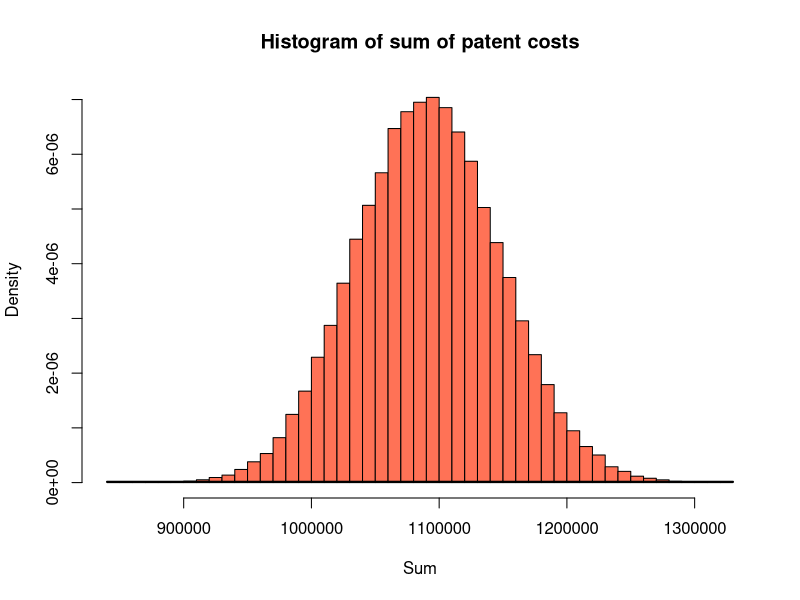

Source code (R):
## ---- chunk 1
# if we want to calcluate the probablity of more than 11

cat( "probablity of 12 or more accute:", pbinom(11, 45,.18,lower.tail = FALSE) ,"\n" )


## ---- chunk 2
number.patents <- 45
probability.accute <- 0.18

number.replications <- 10000

result.vector <- numeric( number.replications )

for( replication.index in 1:number.replications ) {
    
    random.binomial.value <- sum( sample( c(1, 0),
                                          number.patents,
                                          replace = TRUE,
                                          c(probability.accute, 1 - probability.accute)))
    
    result.vector[ replication.index ] <- random.binomial.value
}

cat( "Pr(X>11):", mean( result.vector >11), "\n" )

## ---- chunk 3
probablity.overload<- pbinom(11, 45,.18,lower.tail = FALSE)
pbinom( 3, 20, probablity.overload, lower.tail = FALSE )
## ---- chunk 4
number.patents <- 45
probability.accute <- 0.18
number.tooverloadgreatherthan<-11
number.replications <- 100000

result.vector <- numeric( number.replications )

  
    for( replication.index in 1:number.replications ) {
        overloaded.days<-0
        for (days.index in 1:20){
          random.binomial.value <- sum( sample( c(1, 0),
                                                number.patents,
                                                replace = TRUE,
                                                c(probability.accute, 1 - probability.accute)))
          
          if (random.binomial.value>number.tooverloadgreatherthan){
            overloaded.days<-overloaded.days+1
          }
        }
      result.vector[ replication.index ] <- overloaded.days
  }

  




cat( "Pr(X>3):", mean( result.vector >3), "\n" )

## ---- chunk 5
problem.2.success.probability <- 1 / (1 + 2.3)
cat (problem.2.success.probability)
## ---- chunk 6

problem.2.success.probability <- 1 / (1 + 2.3)
answer<-pgeom( 3, problem.2.success.probability, lower.tail = FALSE )
cat(answer)

## ---- chunk 7



number.replications <- 10000

result.vector <- numeric( number.replications )

for( replication.index in 1:number.replications ) {
    
    status <- FALSE
    number.prescriptions <- 0
    
    while( status == FALSE ) {
       status <- sample( c(TRUE, FALSE), 1, replace = TRUE,
                               c(problem.2.success.probability, 
                                 1 - problem.2.success.probability) )
        
        if( status == FALSE ) {
            number.prescriptions <- number.prescriptions + 1
        }
    }
    
    result.vector[ replication.index ] <- number.prescriptions
}

cat( "Simulated mean value:", mean( result.vector ), "\n" )

cat( "Simulated probability X >= 4:",
     mean( result.vector >= 4), "\n" )

## ---- chunk 8
1 - dhyper(0, 5, 25, 6)
cat("The probablity of at least on in the review is ", 1 - dhyper(0, 5, 25, 6))

## ---- chunk 9
number.replications <- 10000

result.vector <- logical( number.replications )

for( replication.index in 1:number.replications) {
    
    my.sample <- sample(1:30, 6, replace = FALSE )
    
    result.vector[ replication.index ] <- any( my.sample>25 )
}

mean( result.vector )
## ---- chunk 10
# here I iterate though values until my probablity is greater than 80 and then stop and report the value
number.replications<-100
for(i in 1:number.replications) {
  p<-phyper( 1, 5, 25, i, lower.tail = FALSE )

  if (p>=.8)
    {
     cat("they must sample ",i,"to get a probablity of ",p)
    break
  }
  
}
## ---- chunk 11
number.replications <- 10000

result.vector <- logical( number.replications )

for( replication.index in 1:number.replications) {
    
    my.sample <- sample(1:30, 15, replace = FALSE )
    filtered.vector <- my.sample[ my.sample>25 ]
    number.elements.filtered<-length(filtered.vector)

    if (number.elements.filtered>1){
      result.vector[ replication.index ]<-TRUE
    }
    else
    {
       result.vector[ replication.index ]<-FALSE
    }
    
}
# note this value matches my itterative way of solving this problem
mean( result.vector )
## ---- chunk 12
# if expected value is 43, then r is as follows
problem4.r<-1/43
cat("the value for r is ",problem4.r)

## ---- chunk 13
problem4.r<-1/43
pexp(60, problem4.r, lower.tail = FALSE)
cat ("\n")
cat ("the probability that a patient will have to wait at least 1 hour" , pexp(60, problem4.r, lower.tail = FALSE))
## ---- chunk 14
problem4.r<-1/43
problem.4.sample <- rexp(10000,rate=problem4.r)
mean(problem.4.sample>=60)

## ---- chunk 15
pgamma(.3,rate=5.8,shape = 1.4)-pgamma(.1,rate=5.8,shape = 1.4)
## ---- chunk 16
problem.5.sample <- rgamma( 10000, rate=5.8,shape = 1.4 )

mean( (problem.5.sample > .1) & (problem.5.sample <= .3) )
## ---- chunk 17
high.blood.pressure.prob=pnorm(140,mean = 125,sd=10,lower.tail=FALSE)
cat (high.blood.pressure.prob)
## ---- chunk 18
problem.6.sample <- rnorm(10000,mean = 125,sd=10)
mean(problem.6.sample>=140)
## ---- chunk 19
# if varience is same,  standard deviation sq(var) is same


high.blood.pressure.prob=pnorm(140,mean = 118,sd=10,lower.tail=FALSE)
cat (high.blood.pressure.prob)
## ---- chunk 20
problem.6.sample <- rnorm(10000,mean = 118,sd=10)

mean( problem.6.sample >=140)
## ---- chunk 21
patient.cost.vector<-c(20000,12000,8000,4000,2000)
patient.prob.vector<-c(.1,.35,.25,.15,.15)


patient.expected.value <- sum( patient.cost.vector * patient.prob.vector )
cat( "Expected value:", patient.expected.value, "\n" )


patient.variance <- sum( (patient.cost.vector - patient.expected.value)^2 *
                           patient.prob.vector )

cat( "variance:", patient.variance, "\n" )

## ---- chunk 22
Expected.value.sum=120*9100
Variance.sum=120*26590000
cat ("expected value of total cost" ,Expected.value.sum ,"\n")
cat ("variance value of total cost" ,Variance.sum )

## ---- chunk 23
number.replications <- 100000

result.vector <- numeric( number.replications )

for( replication.index in 1:number.replications ) {
  result.vector[ replication.index ] <- sum( sample( c(20000,12000,8000,4000,2000), 120, replace = TRUE, prob = c(.1,.35,.25,.15,.15) ) ) 
}

mean( result.vector )
var( result.vector )
cat ("\n")
cat ("the mean is"  ,mean( result.vector ) )
cat ("\n")
cat ("the variance is"  ,var( result.vector ) )
cat ("\n")
## ---- chunk 24

hist( result.vector,
      main = "Histogram of sum of patent costs",
      xlab = "Sum", ylab = "Density",
      prob = TRUE,
      breaks = 50,
      col = "coral1")

curve( dnorm(x, mean = patient.expected.value, sd = patient.variance), lwd = 2, add = TRUE)




## ---- chunk 25

number.replications <- 10000
result.vector.5day <- numeric( number.replications )
result.vector.4day <- numeric( number.replications )
result.vector <- numeric( number.replications )
for(replication.index in 1:number.replications) {
      # Let's model 5 days per week
  
    # First, we'll initialize the variables
  
    total.patients.5day <- 0
    total.patients.4day <- 0

    for(days.index in 1:5) {
      #sample(43:59, 1, replace = TRUE)
      total.patients.5day <- total.patients.5day + round(runif(1, min = 43, max = 59))
      # we use runif to get a random sample of patients,  since we can't have a fraction of patients we round
    }
     for(days.index in 1:4) {
      total.patients.4day <- total.patients.4day + round(runif(1, min = 54, max = 72))
       # we use runif to get a random sample of patients,  since we can't have a fraction of patients we round
     }
    if( total.patients.4day < total.patients.5day ) {
        result.vector[ replication.index ] <- TRUE
      
    }
    result.vector.5day[ replication.index ] <- total.patients.5day
    result.vector.4day[ replication.index ] <- total.patients.4day
  
}


cat( "Simulated probability  that 5 day yields more patents:", mean(result.vector), "\n" )
cat( "mean of 4 day:", mean(result.vector.4day), "\n" )
cat( "mean of 5 day:", mean(result.vector.5day), "\n" )
cat("the 5 day week yields more patients per day")
